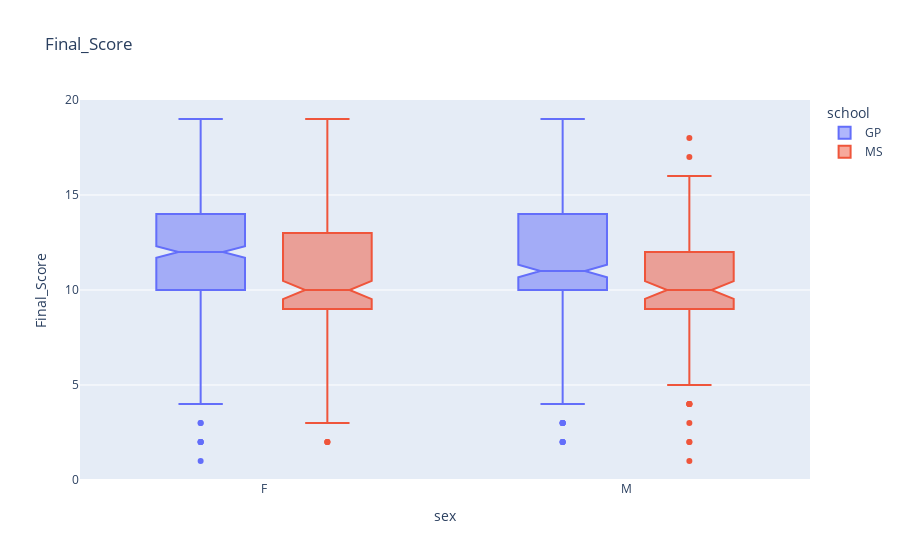

Notebook code for this chart:
### Markdown cell above
## Box Plots

### Code cell
fig = px.box(df, x="sex", y="Final_Score", color="school",
             notched=True, # used notched shape
             title="Final_Score",
             #hover_data=["day"] # add day column to hover data
            )
fig.show()

### Figure 1 — Plotly figure (JSON) as saved in the notebook; plotly's stock layout.template omitted (floating-point values rounded to 4 significant figures; data arrays with more than 128 entries replaced by an {"elided": "..."} marker saying what was removed)
{"data": [{"alignmentgroup": "True", "hovertemplate": "school=GP<br>sex=%{x}<br>Final_Score=%{y}<extra></extra>", "legendgroup": "GP", "marker": {"color": "#636efa"}, "name": "GP", "notched": true, "offsetgroup": "GP", "orientation": "v", "showlegend": true, "type": "box", "x": {"elided": "772 str values"}, "x0": " ", "xaxis": "x", "y": {"elided": "772 int values"}, "y0": " ", "yaxis": "y"}, {"alignmentgroup": "True", "hovertemplate": "school=MS<br>sex=%{x}<br>Final_Score=%{y}<extra></extra>", "legendgroup": "MS", "marker": {"color": "#EF553B"}, "name": "MS", "notched": true, "offsetgroup": "MS", "orientation": "v", "showlegend": true, "type": "box", "x": {"elided": "272 str values"}, "x0": " ", "xaxis": "x", "y": {"elided": "272 int values"}, "y0": " ", "yaxis": "y"}], "layout": {"autosize": true, "boxmode": "group", "legend": {"title": {"text": "school"}, "tracegroupgap": 0}, "title": {"text": "Final_Score"}, "xaxis": {"anchor": "y", "autorange": true, "domain": [0, 1], "range": [-0.5057, 1.506], "title": {"text": "sex"}, "type": "category"}, "yaxis": {"anchor": "x", "autorange": true, "domain": [0, 1], "range": [0, 20], "title": {"text": "Final_Score"}, "type": "linear"}}}
